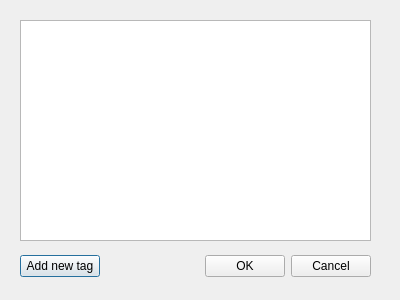
<?xml version="1.0" encoding="UTF-8"?>
<ui version="4.0">
 <class>TagsDialog</class>
 <widget class="QDialog" name="TagsDialog">
  <property name="geometry">
   <rect>
    <x>0</x>
    <y>0</y>
    <width>400</width>
    <height>300</height>
   </rect>
  </property>
  <property name="windowTitle">
   <string>Dialog</string>
  </property>
  <widget class="QWidget" name="layoutWidget">
   <property name="geometry">
    <rect>
     <x>20</x>
     <y>250</y>
     <width>351</width>
     <height>33</height>
    </rect>
   </property>
   <layout class="QHBoxLayout">
    <property name="spacing">
     <number>6</number>
    </property>
    <property name="leftMargin">
     <number>0</number>
    </property>
    <property name="topMargin">
     <number>0</number>
    </property>
    <property name="rightMargin">
     <number>0</number>
    </property>
    <property name="bottomMargin">
     <number>0</number>
    </property>
    <item>
     <widget class="QPushButton" name="addNewTagButton">
      <property name="text">
       <string>Add new tag</string>
      </property>
     </widget>
    </item>
    <item>
     <spacer>
      <property name="orientation">
       <enum>Qt::Horizontal</enum>
      </property>
      <property name="sizeHint" stdset="0">
       <size>
        <width>131</width>
        <height>31</height>
       </size>
      </property>
     </spacer>
    </item>
    <item>
     <widget class="QPushButton" name="okButton">
      <property name="text">
       <string>OK</string>
      </property>
     </widget>
    </item>
    <item>
     <widget class="QPushButton" name="cancelButton">
      <property name="text">
       <string>Cancel</string>
      </property>
     </widget>
    </item>
   </layout>
  </widget>
  <widget class="QListWidget" name="tagList">
   <property name="geometry">
    <rect>
     <x>20</x>
     <y>20</y>
     <width>351</width>
     <height>221</height>
    </rect>
   </property>
  </widget>
 </widget>
 <resources/>
 <connections>
  <connection>
   <sender>okButton</sender>
   <signal>clicked()</signal>
   <receiver>TagsDialog</receiver>
   <slot>accept()</slot>
   <hints>
    <hint type="sourcelabel">
     <x>278</x>
     <y>253</y>
    </hint>
    <hint type="destinationlabel">
     <x>96</x>
     <y>254</y>
    </hint>
   </hints>
  </connection>
  <connection>
   <sender>cancelButton</sender>
   <signal>clicked()</signal>
   <receiver>TagsDialog</receiver>
   <slot>reject()</slot>
   <hints>
    <hint type="sourcelabel">
     <x>369</x>
     <y>253</y>
    </hint>
    <hint type="destinationlabel">
     <x>179</x>
     <y>282</y>
    </hint>
   </hints>
  </connection>
 </connections>
</ui>
